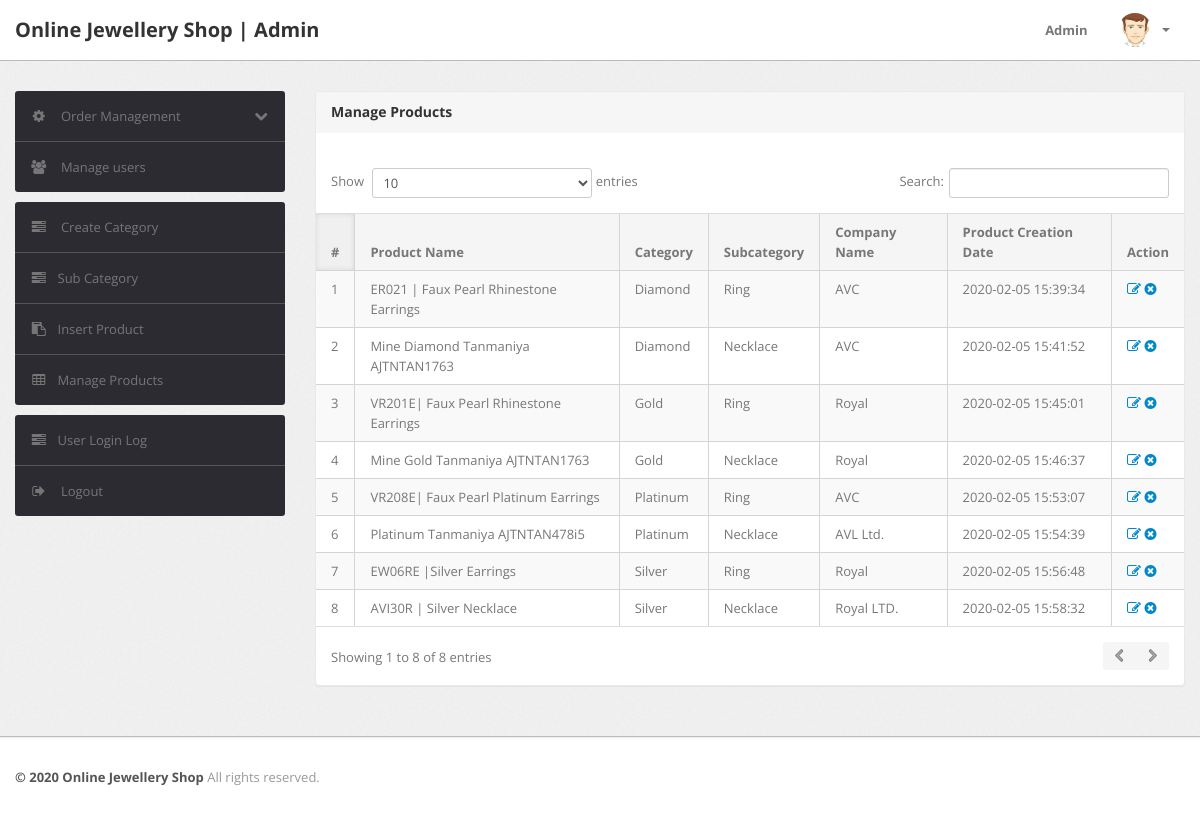
The page /admin/manage-products.php (signed in) on the database as committed earlier.
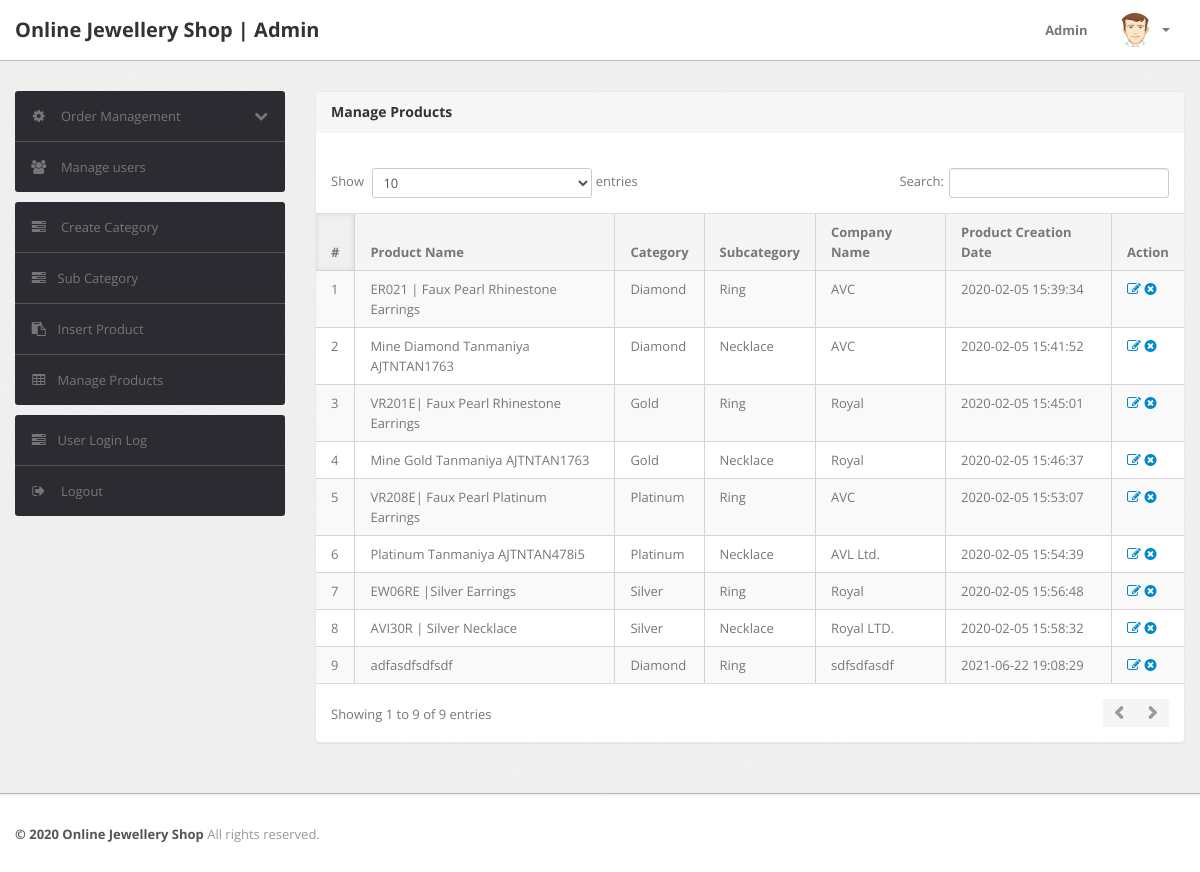
The same page on the database as committed later.
### tables this page shows
CREATE TABLE `products` (
  `id` int(11) NOT NULL,
  `category` int(11) NOT NULL,
  `subCategory` int(11) DEFAULT NULL,
  `productName` varchar(255) DEFAULT NULL,
  `productCompany` varchar(255) DEFAULT NULL,
  `productPrice` int(11) DEFAULT NULL,
  `productPriceBeforeDiscount` int(11) DEFAULT NULL,
  `productDescription` longtext DEFAULT NULL,
  `productImage1` varchar(255) DEFAULT NULL,
  `productImage2` varchar(255) DEFAULT NULL,
  `productImage3` varchar(255) DEFAULT NULL,
  `shippingCharge` int(11) DEFAULT NULL,
  `productAvailability` varchar(255) DEFAULT NULL,
  `postingDate` timestamp NULL DEFAULT current_timestamp(),
  `updationDate` varchar(255) DEFAULT NULL,
  `views` int(11) NOT NULL
);

CREATE TABLE `category` (
  `id` int(11) NOT NULL,
  `categoryName` varchar(255) DEFAULT NULL,
  `categoryDescription` longtext DEFAULT NULL,
  `creationDate` timestamp NOT NULL DEFAULT current_timestamp(),
  `updationDate` varchar(255) DEFAULT NULL
);

CREATE TABLE `subcategory` (
  `id` int(11) NOT NULL,
  `categoryid` int(11) DEFAULT NULL,
  `subcategory` varchar(255) DEFAULT NULL,
  `creationDate` timestamp NULL DEFAULT current_timestamp(),
  `updationDate` varchar(255) DEFAULT NULL
);

### admin/manage-products.php (the view, shortened to what this page needs)
<?php
include('include/config.php');
if(strlen($_SESSION['alogin'])==0)
	{
header('location:index.php');
}
else{
?>
<!DOCTYPE html>
<html lang="en">
<head>
	<link type="text/css" href="bootstrap/css/bootstrap.min.css" rel="stylesheet">
	<link type="text/css" href="bootstrap/css/bootstrap-responsive.min.css" rel="stylesheet">
	<link type="text/css" href="css/theme.css" rel="stylesheet">
	<link type="text/css" href="images/icons/css/font-awesome.css" rel="stylesheet">
</head>
<body>
<?php include('include/header.php');?>
	<div class="wrapper">
		<div class="container">
			<div class="row">
<?php include('include/sidebar.php');?>
			<div class="span9">
					<div class="content">
	<div class="module">
							<div class="module-head">
								<h3>Manage Products</h3>
							</div>
							<div class="module-body table">
									<br />
								<table cellpadding="0" cellspacing="0" border="0" class="datatable-1 table table-bordered table-striped	 display" width="100%">
									<thead>
										<tr>
											<th>#</th>
											<th>Product Name</th>
											<th>Category </th>
											<th>Subcategory</th>
											<th>Company Name</th>
											<th>Product Creation Date</th>
											<th>Action</th>
										</tr>
									</thead>
									<tbody>
<?php $query=mysqli_query($con,"select products.*,category.categoryName,subcategory.subcategory from products join category on category.id=products.category join subcategory on subcategory.id=products.subCategory");
$cnt=1;
while($row=mysqli_fetch_array($query))
{
?>
										<tr>
											<td><?php echo htmlentities($cnt);?></td>
											<td><?php echo htmlentities($row['productName']);?></td>
											<td><?php echo htmlentities($row['categoryName']);?></td>
											<td> <?php echo htmlentities($row['subcategory']);?></td>
											<td><?php echo htmlentities($row['productCompany']);?></td>
											<td><?php echo htmlentities($row['postingDate']);?></td>
											<td>
											<a href="edit-products.php?id=<?php echo $row['id']?>" ><i class="icon-edit"></i></a>
											<a href="manage-products.php?id=<?php echo $row['id']?>&del=delete" onClick="return confirm('Are you sure you want to delete?')"><i class="icon-remove-sign"></i></a></td>
										</tr>
										<?php $cnt=$cnt+1; } ?>
								</table>
							</div>
						</div>
					</div>
				</div>
			</div>
		</div>
	</div>
<?php include('include/footer.php');?>
</body>
<?php } ?>

Rows that differ between the two databases and show on the page:
added products: productName "adfasdfsdfsdf", category.categoryName "Diamond", subcategory.subcategory "Ring", productCompany "sdfsdfasdf", postingDate "2021-06-22 19:08:29"
Other text that changed with them:
text written by a page script: "Show entries Search: Showing 1 to 8 of 8 entries" → "Show entries Search: Showing 1 to 9 of 9 entries"
